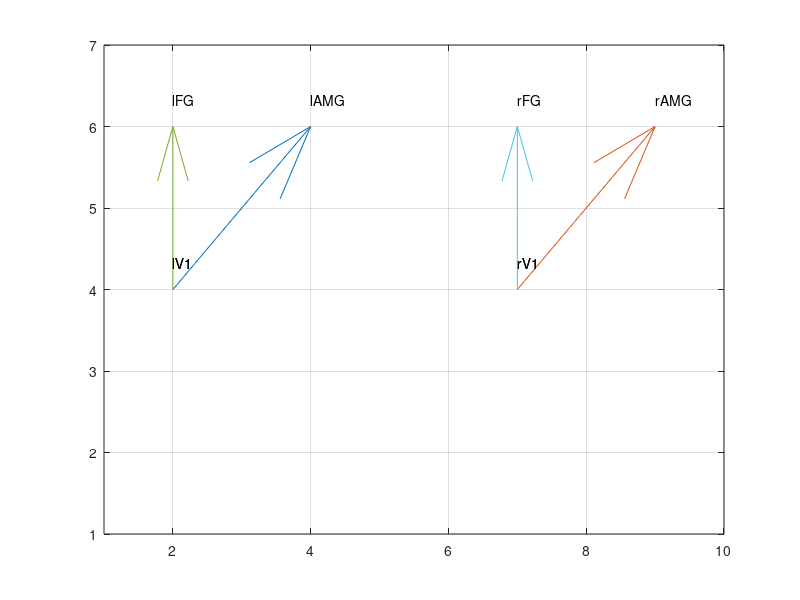
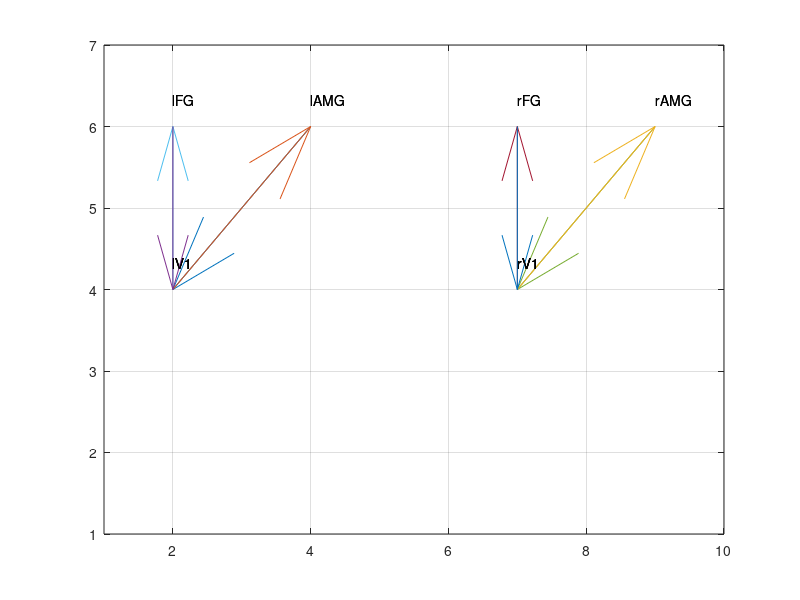
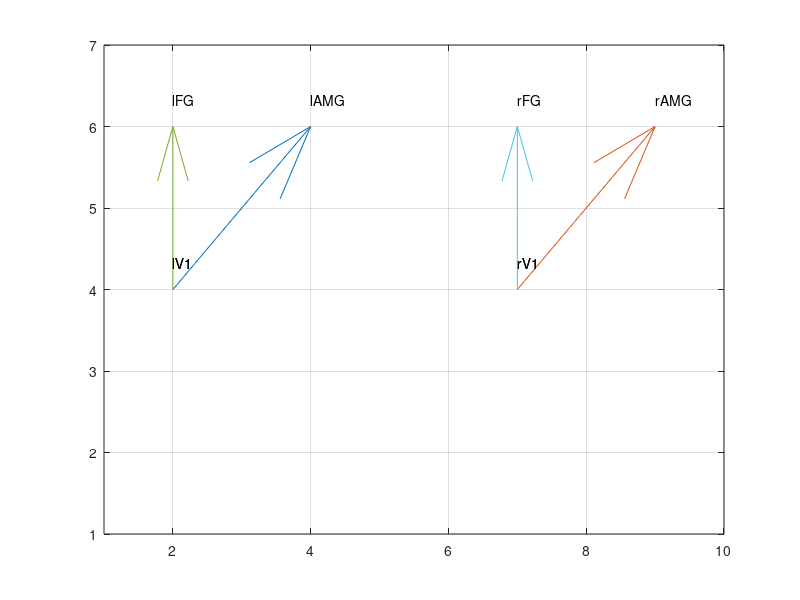
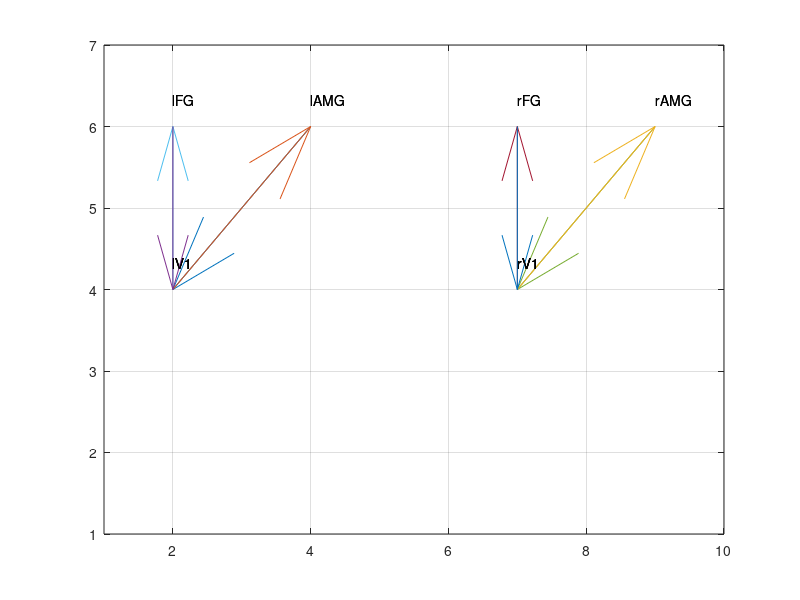

Reproduce these figures in MATLAB, in order.
clear all;
close all;
clc;

session = 1;
subject=100307;

for model = 73:106
    
    load('DCM_template.mat');

    dcm_filename = ['DCM_m' num2str(model) '_sess' num2str(session) '_' subject];

    N = DCM.n; % no. of nodes/regions

DCM.c = zeros(N, 2);
if any(model == [1:8 25:40 73:74 85:92])
    DCM.c([1 2 7 8],:) = 1; % input to IOG and SC
end
if any(model == [9:16 41:56 75:106])
    DCM.c([3 4 7 8],:) = 1; % input to IOG and PUL
end
if any(model == [17:24 57:72 79:82 99:106])
    DCM.c([1 2 3 4 7 8],:) = 1; % input to IOG and SC
end

% FG - IOG
if any(model == [2:2:782 85 86 89 90 93 94 97 98 101 102 105 106])
    DCM.a(7,9) = 1;
    DCM.a(8,10) = 1;
end
% AMG-FG
if any(model == [2:2:72])
    DCM.a(9,5) = 1;
    DCM.a(10,6) = 1;
end
% FG-AMG
if any(model == [1:72])
    DCM.a(5,9) = 1;
    DCM.a(6,10) = 1;
end
% IOG - AMG
if any(model == [5:8 13:16 21:24 29:32 37:40 45:48 53:56 61:64 69:106])
    DCM.a(5,7) = 1;
    DCM.a(6,8) = 1;
end
% AMG-IOG
if any(model == [6 8 14 16 22 24 30 32 38 40 46 48 54 56 62 64 70 72 74:2:82 85 86 89 90 93 94 97 98 101 102 105 106])
    DCM.a(7,5) = 1;
    DCM.a(8,6) = 1;
end
% SC - PUL
if any(model == [25:40 57:72 83:90 99:106])
    DCM.a(3,1) = 1;
    DCM.a(4,2) = 1;
end
% PUL - AMG
if any(model == [25:72 83:106])
    DCM.a(5,3) = 1;
    DCM.a(6,4) = 1;
end
% PUL - SC
if any(model == [26 27 30 31 34 35 38 39 58 59 62 63 66 67 70 71 84 85 88 89 100 101 104 105])
    DCM.a(1,3) = 1;
    DCM.a(2,4) = 1;
end
% AMG - PUL
if any(model == [26 27 30 31 34 35 38 39 42 43 46 47 50 51 54 55 58 59 62 63 66 67 70 71 84 85 88 89 92 93 96 97 100 101 104 105])
    DCM.a(3,5) = 1;
    DCM.a(4,6) = 1;
end
% PUL - IOG
if any(model == [3 4 7 8 11 12 15 16 19 20 23 24 33:40 49:56 65:72 77 78 81 82 87:90 95:98 103:106])
    DCM.a(7,3) = 1;
    DCM.a(8,4) = 1;
end
% IOG - PUL
if any(model == [4 8 12 16 20 24 34 38 36 40 50 54 52 56 66 70 68 72 78 82 89 90 97 98 105 106])
    DCM.a(3,7) = 1;
    DCM.a(4,8) = 1;
end
if any(model == [73:106])
    DCM.a(5,9) = 0;
    DCM.a(6,10) = 0;
end


    DCM.b(:,:,1) = DCM.a;
    for n = 1:length(DCM.a)
        DCM.b(n,n,1) = 0;
    end
    
    %% Draw figure
    roi_coords = [2,4;  %lSC
                  2,9;  %rSC
                  4,4;  %lPUL
                  4,9;  %rPUL
                  6,4;  %lAMG
                  6,9;  %rAMG
                  4,2;  %lV1
                  4,7;  %rV1
                  6,2;  %lFG
                  6,7]; %rFG
    
              
    roi_labels = {'lSC'
                 'rSC'
                  'lPUL'
                  'rPUL'
                  'lAMG'
                  'rAMG'
                  'lV1'
                  'rV1'
                  'lFG'
                  'rFG'};
              
    [TO FROM] = find(squeeze(DCM.b(:,:,1)));
    figure(model);
    for i = 1:length(FROM)
        p1 = [roi_coords(FROM(i),2) roi_coords(FROM(i),1)];
        p2 = [roi_coords(TO(i),2) roi_coords(TO(i),1)];
        dp = p2-p1;
        
        quiver(p1(1),p1(2),dp(1),dp(2),0);
        text(p1(1),p1(2)+.33,roi_labels{FROM(i)});
        text(p2(1),p2(2)+.33,roi_labels{TO(i)});
        hold on;
        
    end
    grid;
    axis([1 10 1 7]);
    
    input('Press ENTER to continue ')
    close all;
    
end
